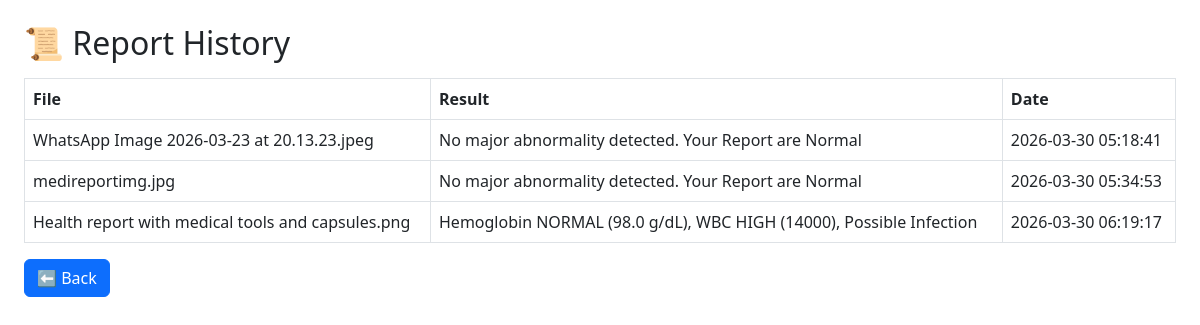
Screenshot of /history (signed in) with the database file from the repository.
### tables this page shows
CREATE TABLE reports (
        id INTEGER PRIMARY KEY AUTOINCREMENT,
        email TEXT,
        filename TEXT,
        result TEXT,
        date TIMESTAMP DEFAULT CURRENT_TIMESTAMP
    );

### app.py (the view)
@app.route('/history')
def history():
    if 'user' not in session:
        return redirect('/')
    conn = sqlite3.connect("medireport.db")
    cursor = conn.cursor()
    cursor.execute("SELECT filename, result, date FROM reports WHERE email=?", (session['email'],))
    data = cursor.fetchall()
    conn.close()
    return render_template('history.html', data=data)

### templates/history.html (shortened to what this page needs)
<!DOCTYPE html>
<html>
<head>
    <link href="https://cdn.jsdelivr.net/npm/bootstrap@5.3.0/dist/css/bootstrap.min.css" rel="stylesheet">
</head>
<body class="p-4">
<h2>📜 Report History</h2>
<table class="table table-bordered mt-3">
    <tr>
        <th>File</th>
        <th>Result</th>
        <th>Date</th>
    </tr>
    {% for row in data %}
    <tr>
        <td>{{ row[0] }}</td>
        <td>{{ row[1] }}</td>
        <td>{{ row[2] }}</td>
    </tr>
    {% endfor %}
</table>
<a href="/home" class="btn btn-primary">⬅ Back</a>
</body>
</html>

### rows the page displays
reports: filename "WhatsApp Image 2026-03-23 at 20.13.23.jpeg", result "No major abnormality detected. Your Report are Normal", date "2026-03-30 05:18:41"
reports: filename "medireportimg.jpg", result "No major abnormality detected. Your Report are Normal", date "2026-03-30 05:34:53"
reports: filename "Health report with medical tools and capsules.png", result "Hemoglobin NORMAL (98.0 g/dL), WBC HIGH (14000), Possible Infection", date "2026-03-30 06:19:17"
